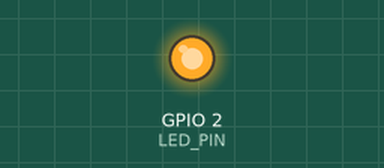
Simulated run of this sketch. Board: ESP32. Parts: output pins drawn as LEDs (lit = HIGH). WiFi joins after 1.5 s; servers stay silent unless stated; uploads are accepted with an empty reply; random numbers use the default seed unless the sketch sets one; what the sketch prints to the serial monitor is not drawn.

Above: at 3.3 s.
At 7.75 s:
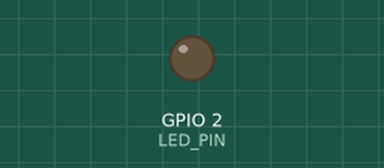
Timing chart, 0 to 8.1 s (numbered marks = the images above):
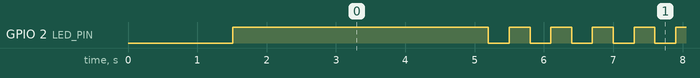

The sketch:

smart_meter_esp32.ino
```cpp
/*
 * Smart Energy Meter - ESP32 Firmware
 * =====================================
 * Hardware: ESP32 Dev Board
 * Sensors:  ZMPT101B (voltage) + ACS712 (current)
 *           OR simulated values for demo
 *
 * Wiring:
 *   ZMPT101B  → GPIO 34 (ADC1_CH6) - Voltage sensor
 *   ACS712    → GPIO 35 (ADC1_CH7) - Current sensor
 *   LED       → GPIO 2             - Built-in status LED
 *
 * Libraries required (install via Arduino Library Manager):
 *   - WiFi (built-in ESP32)
 *   - HTTPClient (built-in ESP32)
 *   - ArduinoJson by Benoit Blanchon (v6.x)
 *
 * Usage:
 *   1. Set WIFI_SSID and WIFI_PASS below
 *   2. Set SERVER_IP to your PC's local IP (run `ipconfig` on Windows)
 *   3. Set SIMULATE_DATA to false when real sensors are connected
 *   4. Flash to ESP32 via Arduino IDE
 */

#include <WiFi.h>
#include <HTTPClient.h>
#include <ArduinoJson.h>
#include <math.h>

// ========== CONFIGURATION ==========
const char* WIFI_SSID     = "YOUR_WIFI_SSID";     // <-- Change this
const char* WIFI_PASS     = "YOUR_WIFI_PASSWORD";  // <-- Change this
const char* SERVER_IP     = "192.168.1.xxx";       // <-- Your PC's local IP
const int   SERVER_PORT   = 5000;
const char* DEVICE_ID     = "esp32_01";
const int   USER_ID       = 1;                     // Flask user ID
const int   SEND_INTERVAL = 5000;                  // ms between readings

// Set to false when real sensors are connected
const bool SIMULATE_DATA  = true;

// ========== PIN DEFINITIONS ==========
const int VOLTAGE_PIN  = 34;   // ZMPT101B analog output
const int CURRENT_PIN  = 35;   // ACS712 analog output
const int LED_PIN      = 2;    // Built-in LED

// ========== SENSOR CALIBRATION ==========
// Adjust these values based on your sensor calibration
const float VOLTAGE_CALIBRATION = 234.5;   // Scale factor for ZMPT101B
const float CURRENT_CALIBRATION = 0.0185;  // ACS712 30A: 66mV/A; 20A: 100mV/A; 5A: 185mV/A
const float CURRENT_OFFSET      = 2048.0;  // ADC midpoint (12-bit = 4096/2)
const int   SAMPLES             = 1000;    // Samples for RMS calculation

// ========== GLOBALS ==========
unsigned long lastSendTime = 0;
float simPower = 400.0;  // Starting simulated power


// ========== SETUP ==========
void setup() {
  Serial.begin(115200);
  pinMode(LED_PIN, OUTPUT);

  Serial.println("\n[SmartMeter] ESP32 Energy Monitor starting...");
  Serial.printf("[SmartMeter] Device ID: %s\n", DEVICE_ID);
  Serial.printf("[SmartMeter] Simulate data: %s\n", SIMULATE_DATA ? "YES" : "NO");

  connectWiFi();
}


// ========== MAIN LOOP ==========
void loop() {
  // Reconnect WiFi if dropped
  if (WiFi.status() != WL_CONNECTED) {
    Serial.println("[WiFi] Disconnected. Reconnecting...");
    connectWiFi();
  }

  unsigned long now = millis();
  if (now - lastSendTime >= SEND_INTERVAL) {
    lastSendTime = now;

    float voltage, current, power, pf;

    if (SIMULATE_DATA) {
      readSimulated(voltage, current, power, pf);
    } else {
      readSensors(voltage, current, power, pf);
    }

    Serial.printf("[Reading] V=%.1fV  I=%.3fA  P=%.1fW  PF=%.2f\n",
                  voltage, current, power, pf);

    bool sent = sendToServer(voltage, current, power, pf);

    // Blink LED: fast = success, slow = fail
    blinkLED(sent ? 2 : 5, sent ? 80 : 300);
  }
}


// ========== WIFI ==========
void connectWiFi() {
  Serial.printf("[WiFi] Connecting to %s", WIFI_SSID);
  WiFi.begin(WIFI_SSID, WIFI_PASS);

  int attempts = 0;
  while (WiFi.status() != WL_CONNECTED && attempts < 30) {
    delay(500);
    Serial.print(".");
    attempts++;
  }

  if (WiFi.status() == WL_CONNECTED) {
    Serial.println("\n[WiFi] Connected!");
    Serial.printf("[WiFi] IP: %s\n", WiFi.localIP().toString().c_str());
    digitalWrite(LED_PIN, HIGH);
  } else {
    Serial.println("\n[WiFi] FAILED. Will retry in loop.");
    digitalWrite(LED_PIN, LOW);
  }
}


// ========== REAL SENSOR READING ==========
void readSensors(float &voltage, float &current, float &power, float &pf) {
  /*
   * RMS calculation for AC signals:
   * 1. Sample the ADC many times
   * 2. Calculate mean (DC offset)
   * 3. Subtract mean from each sample
   * 4. Square, sum, divide by N, take sqrt
   */

  // --- Voltage RMS ---
  double sumV = 0, sumV2 = 0;
  for (int i = 0; i < SAMPLES; i++) {
    int raw = analogRead(VOLTAGE_PIN);
    sumV += raw;
    sumV2 += (double)raw * raw;
    delayMicroseconds(50);
  }
  double meanV = sumV / SAMPLES;
  double rmsV_raw = sqrt(sumV2 / SAMPLES - meanV * meanV);
  voltage = rmsV_raw * (VOLTAGE_CALIBRATION / 4096.0) * 3.3;

  // --- Current RMS ---
  double sumI = 0, sumI2 = 0;
  for (int i = 0; i < SAMPLES; i++) {
    int raw = analogRead(CURRENT_PIN);
    sumI += raw;
    sumI2 += (double)raw * raw;
    delayMicroseconds(50);
  }
  double meanI = sumI / SAMPLES;
  double rmsI_raw = sqrt(sumI2 / SAMPLES - meanI * meanI);
  current = rmsI_raw * CURRENT_CALIBRATION;

  // --- Power & PF ---
  power = voltage * current;
  pf = 0.95;  // Assume PF; improve with phase measurement

  // Sanity clamp
  if (voltage < 180 || voltage > 260) voltage = 220.0;
  if (current < 0) current = 0;
  if (power < 0) power = 0;
}


// ========== SIMULATED DATA ==========
void readSimulated(float &voltage, float &current, float &power, float &pf) {
  /*
   * Realistic residential simulation:
   * - Follows time-of-day pattern
   * - Adds Gaussian-like noise
   * - Occasionally simulates spikes
   */
  int hour = (millis() / 3600000) % 24;  // Simulated hour from uptime

  // Time-of-day base load profile (Watts)
  float profile[] = {
    80,  60,  50,  50,  60, 100,    // 12am - 5am
   200, 450, 550, 400, 350, 380,    // 6am - 11am
   420, 400, 380, 360, 400, 550,    // 12pm - 5pm
   800, 950, 850, 700, 500, 250     // 6pm - 11pm
  };

  float base = profile[hour];
  // Add random ±10% noise
  float noise = base * 0.1 * ((float)random(-100, 100) / 100.0);
  simPower = base + noise;

  // 5% chance of a spike each reading
  if (random(100) < 5) {
    simPower *= 1.0 + (float)random(30, 80) / 100.0;
  }

  simPower = max(30.0f, simPower);

  voltage = 220.0 + (float)random(-30, 30) / 10.0;
  current = simPower / voltage;
  power   = simPower;
  pf      = 0.92 + (float)random(0, 6) / 100.0;
}


// ========== SEND TO SERVER ==========
bool sendToServer(float voltage, float current, float power, float pf) {
  if (WiFi.status() != WL_CONNECTED) return false;

  String url = "http://" + String(SERVER_IP) + ":" + SERVER_PORT + "/api/energy/live";

  HTTPClient http;
  http.begin(url);
  http.addHeader("Content-Type", "application/json");
  http.setTimeout(4000);  // 4s timeout

  // Build JSON payload
  StaticJsonDocument<256> doc;
  doc["device_id"]    = DEVICE_ID;
  doc["user_id"]      = USER_ID;
  doc["voltage"]      = roundf(voltage * 10) / 10.0;
  doc["current"]      = roundf(current * 1000) / 1000.0;
  doc["power"]        = roundf(power * 10) / 10.0;
  doc["power_factor"] = roundf(pf * 100) / 100.0;
  doc["is_simulated"] = SIMULATE_DATA;

  String body;
  serializeJson(doc, body);

  int httpCode = http.POST(body);
  http.end();

  if (httpCode == 201) {
    Serial.printf("[HTTP] Sent OK → %d\n", httpCode);
    return true;
  } else {
    Serial.printf("[HTTP] Failed → %d\n", httpCode);
    return false;
  }
}


// ========== LED BLINK ==========
void blinkLED(int times, int delayMs) {
  for (int i = 0; i < times; i++) {
    digitalWrite(LED_PIN, LOW);
    delay(delayMs);
    digitalWrite(LED_PIN, HIGH);
    delay(delayMs);
  }
}
```

Measured:
- by itself, GPIO 2 (LED_PIN): repeats every 5.0 s: 4 × (HIGH 0.30 s, LOW 0.30 s), HIGH 2.3 s, LOW 0.30 s
- by itself, everything shown: repeats every 5.0 s, in 10 steps
